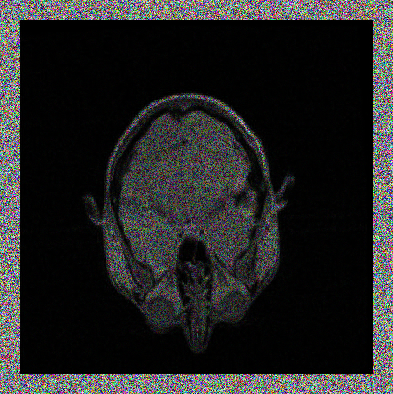
#> input picture FileSecurity/Foodies-Starter/visula_crypto/img/pic1.png, 393 x 394 px
$ python testdecode.py
#> lines starting #> are read from the running program, lines starting #| are printed output that depends on the picture
#> further down, img1 is the input picture: PIL image 393x394 RGB; mean R, G, B 36.8, 36.9, 36.8
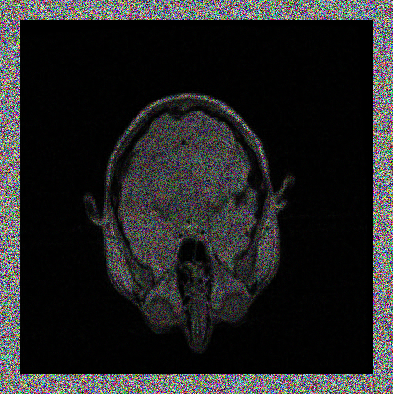
#> input picture FileSecurity/Foodies-Starter/visula_crypto/img/pic2.png, 393 x 394 px
#> further down, img2 is the input picture: PIL image 393x394 RGB; mean R, G, B 36.9, 36.8, 36.9
### FileSecurity/Foodies-Starter/visula_crypto/n_share.py
import numpy as np
from PIL import Image

# [21 lines left out: function gen_share, not called in this run]

def comp_share(img1, img2):
    # Read images
#> called with img1 = 'img/share1.png', img2 = 'img/share2.png'
    img1 = np.asarray(Image.open(img1))
    img1 = img1.astype('int16')
#> img1: shape (394, 393, 3) int16
    img2 = np.asarray(Image.open(img2))
    img2 = img2.astype('int16')
#> img2: shape (394, 393, 3) int16

    img = np.zeros(img1.shape)

    # Fit to range
    for i in range(img.shape[0]):
#         print(i)
#         break
        for j in range(img.shape[1]):
#         print(j)
#         break
            for k in range(img.shape[2]):
#             print(k)
#             break
                img[i, j, k] = img1[i, j, k] + img2[i, j, k]
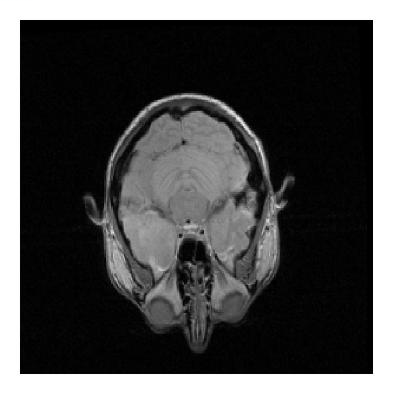
#> img: shape (394, 393, 3) float64; mean R, G, B 73.7, 73.7, 73.7

    # Save compressed image
    op_img = img.astype(np.dtype('u1'))

    op_img = Image.fromarray(op_img)
    op_img.save("img/compress.png", "PNG")

### FileSecurity/Foodies-Starter/visula_crypto/lsb_stegno.py
from PIL import Image
import numpy as np

# [68 lines left out: functions gen_img_Data, mod_Pix, encode_enc, encode_img, not called in this run]

# Decode the data in the image
def decode_img(img_name):
#> called with img_name = 'img/compress.png'
    img = Image.open(img_name, 'r')
#     print(img)

    data = ''
    img_data = iter(img.getdata())
#     print(img_data)

    while (True):
        pixels = [value for value in img_data.__next__()[:3] + img_data.__next__()[:3] + img_data.__next__()[:3]]
        # string of binary data
        binstr = ''

        for i in pixels[:8]:
#             print(i)
#             print(i%2)
#             break
            if (i % 2 == 0):
                binstr += '0'
            else:
                binstr += '1'

        data += chr(int(binstr, 2))
        if (pixels[-1] % 2 != 0):
            return data
#> this loop made 11 passes
#> pixels on passes 1 to 11: [254, 255, 255, 254, 255, 254, 254, 254, 254], [254, 255, 255, 254, 254, 255, 254, 255, 254], [254, 255, 255, 254, 255, 255, 254, 254, 254], [254, 255, 255, 254, 255, 255, 254, 254, 254], [254, 255, 255, 254, 255, 255, 255, 255, 254], [254, 254, 255, 254, 254, 254, 254, 254, 254], [254, 255, 255, 255, 254, 255, 254, 255, 254], [254, 255, 255, 255, 254, 254, 255, 255, 254], [254, 255, 255, 254, 254, 255, 254, 255, 254], [254, 255, 255, 255, 254, 254, 255, 254, 254], [254, 254, 255, 254, 254, 254, 254, 255, 255]
#> after the loop, data = 'hello user!'

### FileSecurity/Foodies-Starter/visula_crypto/testdecode.py
# -*- coding: utf-8 -*-
"""
Created on Wed Nov 24 15:30:33 2021

@author: INBOTICS
"""
import os
import sys
from PIL import Image
from lsb_stegno import encode_img, decode_img
from n_share import  gen_share, comp_share

img1 = Image.open('img/pic1.png')
img1.save('img/share1.png')

img2 = Image.open('img/pic2.png')
img2.save('img/share2.png')

img1 = 'img/share1.png'
img2 = 'img/share2.png'

comp_share(img1,img2)

print('Decoded message: ' + decode_img('img/compress.png'))
